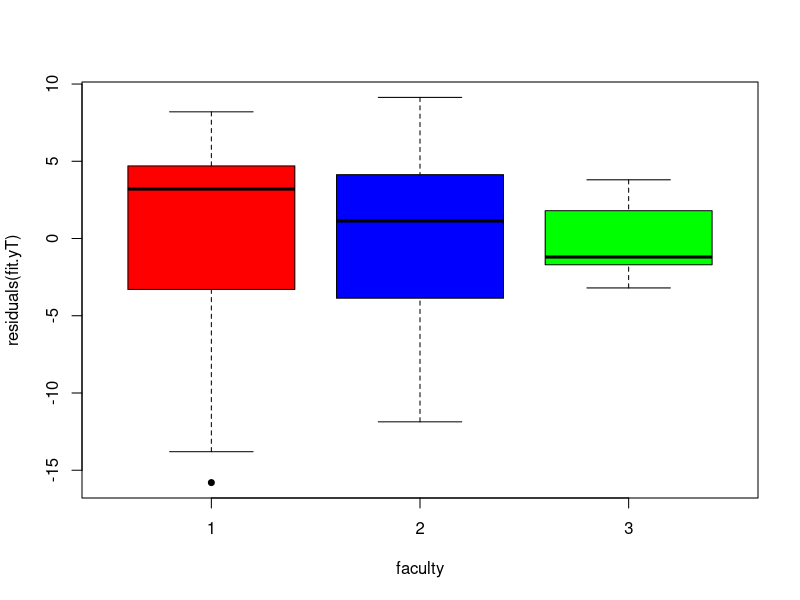

Reproduce this figure in R. (Note: this script raises an error after producing the figure.)
setwd(dirname(rstudioapi::getActiveDocumentContext()$path))

testScores = read.csv("TestScores.csv",header=TRUE)
testScores$Faculty = as.factor(testScores$Faculty)
yT = testScores$Score
faculty = testScores$Faculty

fit.yT = lm(yT ~ faculty)
boxplot(residuals(fit.yT)~faculty,pch=19,cex=0.8,vertical = TRUE, col = c('red','blue','green'))
anova(fit.yT)

filter = read.csv("Filter.csv")
filter$carsize = as.factor(filter$carsize)
filter$type = as.factor(filter$type)
yF = filter$noise
type = filter$type
carsize = filter$carsize

fit.carsize = lm(yF ~ carsize)
fit.type = lm(yF ~ type)
fit.both = lm(yF ~ carsize + type)
fit.interaction = lm(yF ~ carsize*type)

num = (sum(residuals(fit.carsize)^2) - sum(residuals(fit.interaction)^2) )/(5) 
den=  (sum(residuals(fit.interaction)^2)/30)
print(num/den)

anova(fit.carsize, fit.interaction)

r1 = filter[filter$type == "normal filter",]
r2 = filter[filter$type == "Octel filter",]

r11 = filter[carsize =="small car"]
r12 = filter[carsize == "medium car"]
